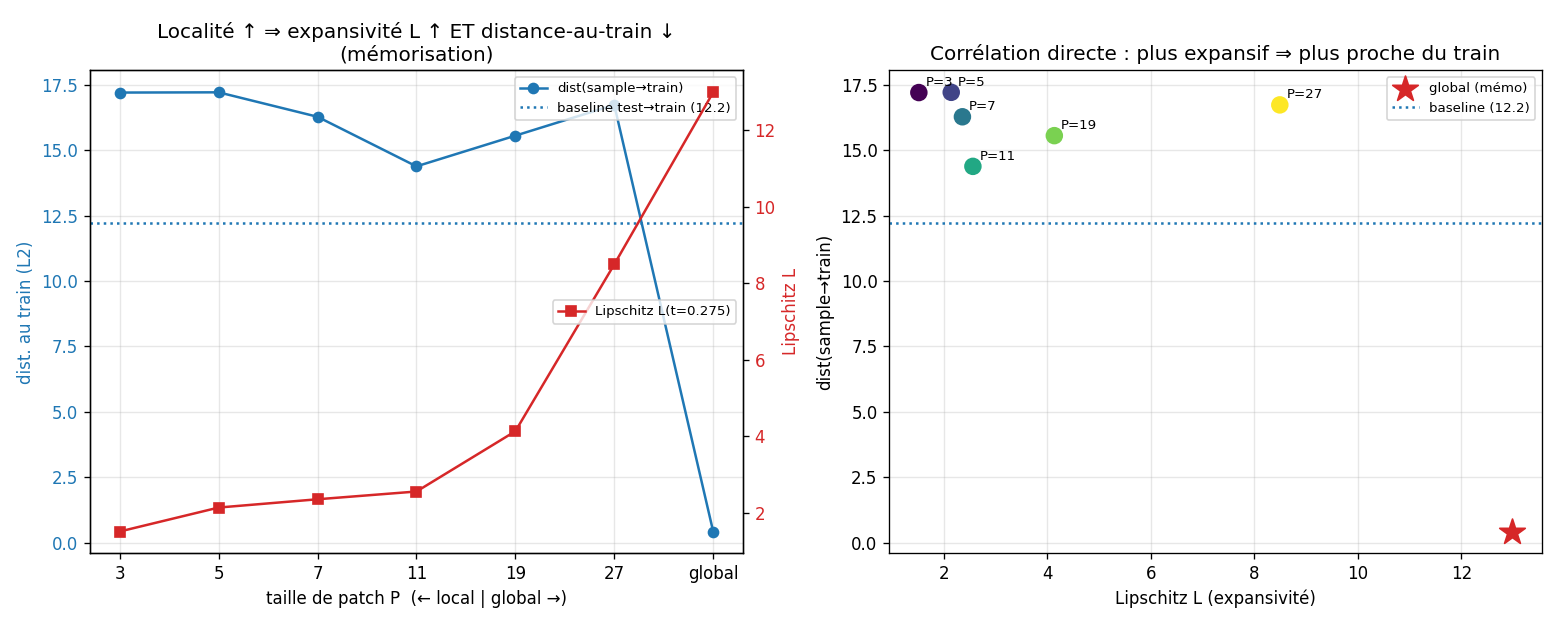

This chart was generated by the following Python code:
"""BOUCLAGE : localité -> expansivité -> mémorisation.
Relie directement la constante de Lipschitz L du débruiteur à une métrique de
MÉMORISATION (distance-au-train des échantillons générés), le long du sweep de localité P.

Chaîne à démontrer (tout analytique, aucun entraînement) :
  P petit (local)  -> L bas  -> samples LOIN du train (mosaïques créatives)
  P grand / global -> L haut -> samples COLLENT au train (mémorisation, dist->0)

Pour chaque P : (1) L = Lipschitz du débruiteur ELS à t=0.275 ;
                (2) génère nseed samples en intégrant le champ FM v=(E[x1|xt]-x)/(1-t) ;
                (3) distance L2 au plus proche voisin du TRAIN (=le dictionnaire).
Baseline = distance-au-train d'images TEST held-out (plancher d'un vrai voisin non mémorisé).
Endpoint global (ex1_is) = mémorisation pure (dist->0).

Sortie : memorization_vs_locality.png , _metrics.txt (logge claude.log)
Usage : ~/.venvs/unn/bin/python memorization_vs_locality.py
"""
import argparse, time, torch, numpy as np, matplotlib
matplotlib.use("Agg"); import matplotlib.pyplot as plt
from nifty_els_fm import (mnist_train, build_dict, gauss_patch_weight,
                          ex1_els_nifty, ex1_is, euler_denoiser, DIM, dev)
from target_lipschitz import lipschitz_els, lipschitz_global

LOG = open("claude.log", "a")
def log(*a): print(*a, flush=True); print(*a, file=LOG, flush=True)
def med(x): return float(torch.as_tensor(x).median())


def test_set(n):
    import torchvision, torchvision.transforms as T
    tf = T.Compose([T.ToTensor(), T.Normalize((0.5,), (0.5,))])
    ds = torchvision.datasets.MNIST("./data", train=False, download=True, transform=tf)
    return torch.stack([ds[i][0] for i in range(n)]).view(n, DIM).to(dev)


def main():
    ap = argparse.ArgumentParser()
    ap.add_argument("--nsub", type=int, default=300)       # dictionnaire = train de référence
    ap.add_argument("--nseed", type=int, default=24)       # samples générés par P
    ap.add_argument("--nsteps", type=int, default=30)
    ap.add_argument("--nq", type=int, default=16)          # requêtes pour L
    ap.add_argument("--Ps", type=int, nargs="*", default=[3, 5, 7, 11, 19, 27])
    ap.add_argument("--tL", type=float, default=0.275)     # t où on lit l'expansivité
    args = ap.parse_args()
    log(f"\n===== BOUCLAGE localité->expansivité->mémorisation {time.strftime('%F %T')} =====")
    log(f"nsub={args.nsub} nseed={args.nseed} nsteps={args.nsteps} Ps={args.Ps}")
    t0 = time.time()

    Xsub = mnist_train(args.nsub, seed=0); X1 = Xsub.view(args.nsub, DIM)   # TRAIN
    Xq = mnist_train(args.nq, seed=1).view(args.nq, DIM)                    # requêtes L (held-out)
    x0 = torch.randn(args.nseed, DIM, device=dev)                          # bruit commun (seeds matchés)

    # baseline mémorisation : image TEST -> train
    Xte = test_set(args.nseed)
    base = med(torch.cdist(Xte, X1).min(1).values)
    log(f"[baseline] dist(TEST->train) médiane = {base:.2f}")

    # point requête pour L (fixe)
    xtL = args.tL * Xq + (1 - args.tL) * torch.randn_like(Xq)

    rows = []
    for P in args.Ps:
        pat, pn = build_dict(Xsub, P); gw = gauss_patch_weight(P)
        L = med(lipschitz_els(xtL, args.tL, pat, pn, P, gw, niter=8))
        gen = euler_denoiser(lambda x, t: ex1_els_nifty(x, t, pat, pn, P, gw),
                             x0.clone(), args.nsteps).clamp(-1, 1)
        dist = med(torch.cdist(gen, X1).min(1).values)
        rows.append(dict(P=P, L=L, dist=dist, ratio=dist / base))
        log(f"[P={P:2d}] L(t={args.tL})={L:6.2f} | dist(sample->train)={dist:6.2f} "
            f"| ratio/base={dist/base:.2f}  ({time.time()-t0:.0f}s)")

    # endpoint global (mémorisation)
    Lg = med(lipschitz_global(xtL, args.tL, X1))
    geng = euler_denoiser(lambda x, t: ex1_is(x, t, X1), x0.clone(), args.nsteps).clamp(-1, 1)
    distg = med(torch.cdist(geng, X1).min(1).values)
    rows.append(dict(P=99, L=Lg, dist=distg, ratio=distg / base))   # P=99 marque 'global'
    log(f"[GLOBAL] L={Lg:.2f} | dist={distg:.2f} | ratio/base={distg/base:.2f}")

    # ---------- figures ----------
    Pv = [r["P"] for r in rows[:-1]]; Lv = [r["L"] for r in rows]; Dv = [r["dist"] for r in rows]
    fig, ax = plt.subplots(1, 2, figsize=(13, 5.2))

    a = ax[0]; xlab = [str(p) for p in Pv] + ["global"]
    xpos = list(range(len(rows)))
    a.plot(xpos, Dv, "-o", color="C0", label="dist(sample→train)")
    a.axhline(base, color="C0", ls=":", label=f"baseline test→train ({base:.1f})")
    a.set_xticks(xpos); a.set_xticklabels(xlab)
    a.set_xlabel("taille de patch P  (← local | global →)"); a.set_ylabel("dist. au train (L2)", color="C0")
    a.tick_params(axis="y", labelcolor="C0")
    a2 = a.twinx(); a2.plot(xpos, Lv, "-s", color="C3", label="Lipschitz L(t=0.275)")
    a2.set_ylabel("Lipschitz L", color="C3"); a2.tick_params(axis="y", labelcolor="C3")
    a.set_title("Localité ↑ ⇒ expansivité L ↑ ET distance-au-train ↓\n(mémorisation)")
    a.grid(alpha=.3); a.legend(loc="upper right", fontsize=8); a2.legend(loc="center right", fontsize=8)

    a = ax[1]
    a.scatter(Lv[:-1], Dv[:-1], c=range(len(Pv)), cmap="viridis", s=90, zorder=3)
    for r, x in zip(rows[:-1], Lv[:-1]):
        a.annotate(f"P={r['P']}", (r["L"], r["dist"]), fontsize=8,
                   xytext=(4, 4), textcoords="offset points")
    a.scatter([Lv[-1]], [Dv[-1]], marker="*", s=260, color="C3", zorder=3, label="global (mémo)")
    a.axhline(base, color="C0", ls=":", label=f"baseline ({base:.1f})")
    a.set_xlabel("Lipschitz L (expansivité)"); a.set_ylabel("dist(sample→train)")
    a.set_title("Corrélation directe : plus expansif ⇒ plus proche du train"); a.legend(fontsize=8); a.grid(alpha=.3)

    plt.tight_layout(); plt.savefig("memorization_vs_locality.png", dpi=120)
    log("[fig] memorization_vs_locality.png")
    with open("memorization_vs_locality_metrics.txt", "w") as f:
        f.write(f"# localité->expansivité->mémorisation nsub={args.nsub} nseed={args.nseed} "
                f"nsteps={args.nsteps} | baseline test->train = {base:.3f}\n")
        f.write("P(99=global)\tL(t=0.275)\tdist_sample_train\tratio_over_baseline\n")
        for r in rows:
            f.write(f"{r['P']}\t{r['L']:.3f}\t{r['dist']:.3f}\t{r['ratio']:.3f}\n")
    log(f"[metrics] memorization_vs_locality_metrics.txt | fini en {time.time()-t0:.1f}s")


if __name__ == "__main__":
    main()
